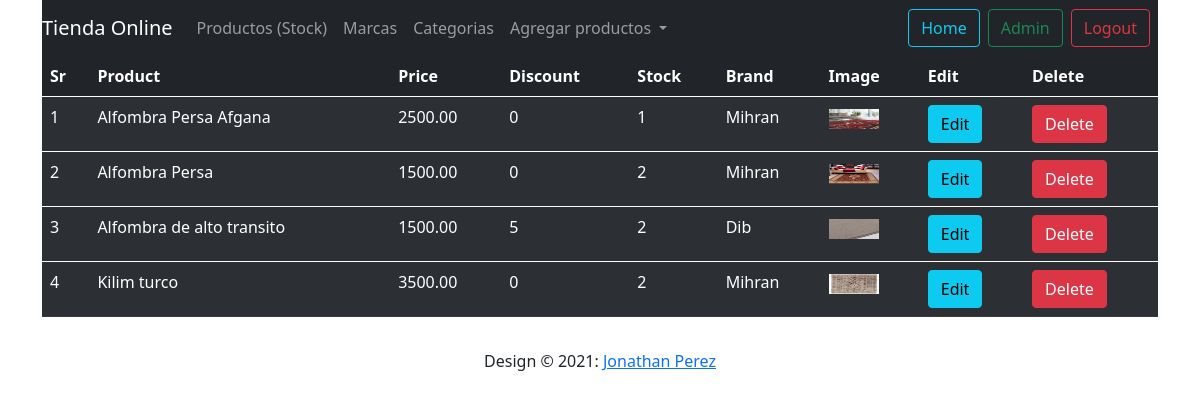
Page /admin (signed in) on the earlier database version.
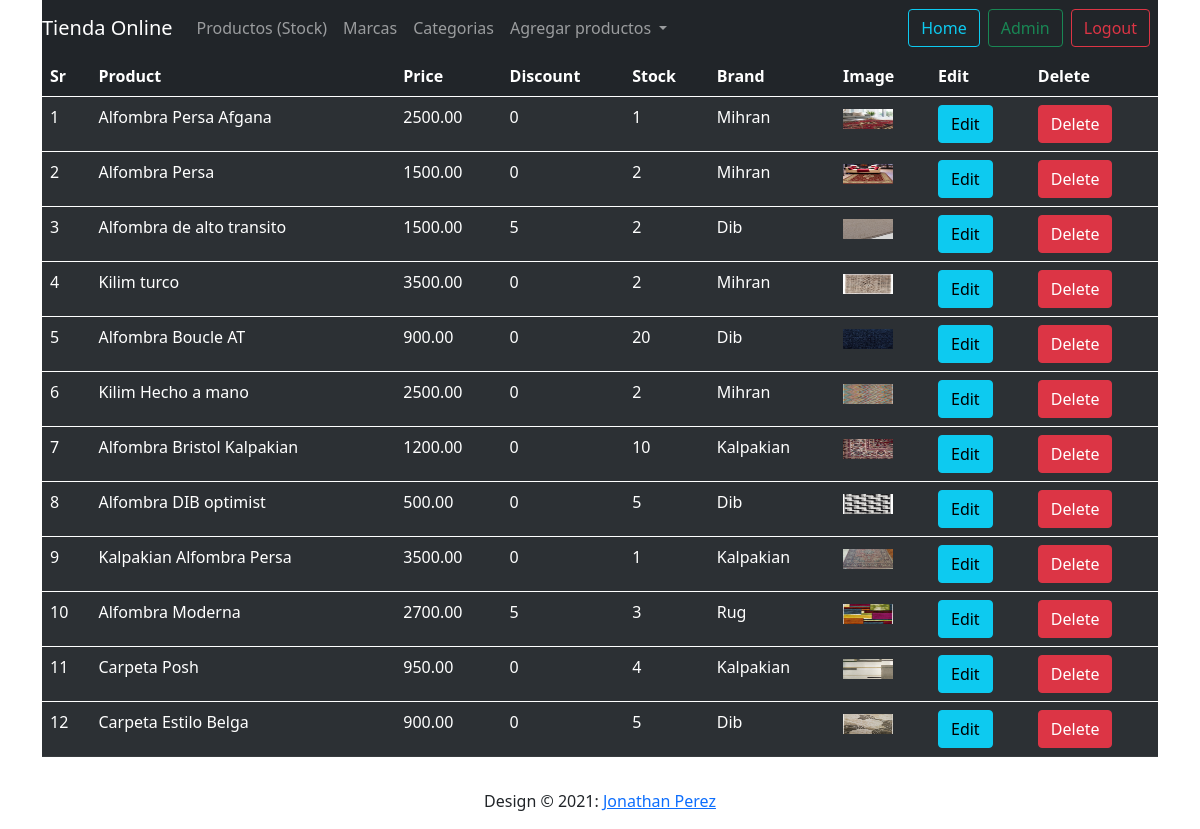
Same page on the later database version.
### shop/products/models.py (models this page shows, shortened)
class Addproduct(db.Model):
    id = db.Column(db.Integer, primary_key=True)
    name = db.Column(db.String(80), nullable=False)
    price = db.Column(db.Numeric(10, 2), nullable=False)
    discount = db.Column(db.Integer, default=0)
    stock = db.Column(db.Integer, nullable=False)
    colors = db.Column(db.Text, nullable=False)
    desc = db.Column(db.Text, nullable=False)
    pub_date = db.Column(db.DateTime, nullable=False, default=datetime.utcnow)
    category_id = db.Column(db.Integer, db.ForeignKey('category.id'), nullable=False)
    category = db.relationship('Category', backref=db.backref('categories', lazy=True))
    brand_id = db.Column(db.Integer, db.ForeignKey('brand.id'), nullable=False)
    brand = db.relationship('Brand', backref=db.backref('brands', lazy=True))
    image_1 = db.Column(db.String(150), nullable=False, default='image1.jpg')
    image_2 = db.Column(db.String(150), nullable=False, default='image2.jpg')
    image_3 = db.Column(db.String(150), nullable=False, default='image3.jpg')

class Brand(db.Model):
    id = db.Column(db.Integer, primary_key=True)
    name = db.Column(db.String(30), nullable=False, unique=True)

### shop/admin/routes.py (the view)
@app.route('/admin')
def admin():
    if 'email' not in session:
        flash('Please login first', 'danger')
        return redirect(url_for('login'))
    products = Addproduct.query.all()
    return render_template('admin/index.html', title='Admin Page', products=products)

### shop/templates/admin/index.html (shortened to what this page needs)
{% extends 'layout.html'%}
{% block content%}
    <div class="container">
        <nav class="navbar navbar-expand-lg navbar-dark bg-dark">
            <a class="navbar-brand" href="{{url_for('home')}}">Tienda Online</a>
            <div class="collapse navbar-collapse" id="navbarNavDropdown">
              <ul class="navbar-nav">
                <li class="nav-item active">
                  <a class="nav-link" href="{{url_for('admin')}}">Productos <span class="sr-only">(Stock)</span></a>
                </li>
                <li class="nav-item">
                  <a class="nav-link" href="{{url_for('brands')}}">Marcas</a>
                </li>
                <li class="nav-item">
                  <a class="nav-link" href="{{url_for('category')}}">Categorias</a>
                </li>
                <li class="nav-item dropdown">
                  <a class="nav-link dropdown-toggle" href="#" id="navbarDropdownMenuLink" role="button" data-toggle="dropdown" aria-haspopup="true" aria-expanded="false">
                    Agregar productos
                  </a>
                </li>
              </ul>
            </div>
            <a href=""<button class="btn btn-outline-info me-2" type="button">Home</button></a>
            <a href="{{url_for('admin')}}"><button class="btn btn-outline-success me-2" type="button">Admin</button></a>
            <a href="{{url_for('logout')}}"><button class="btn btn-outline-danger me-2" type="button">Logout</button></a>
          </nav>
    </div>
<div class="container">
    <table class="table table-dark table-striped table-hover">
        <thead>
            <th>Sr</th>
            <th>Product</th>
            <th>Price</th>
            <th>Discount</th>
            <th>Stock</th>
            <th>Brand</th>
            <th>Image</th>
            <th>Edit</th>
            <th>Delete</th>
        </thead>
            {% for product in products %}
        <tbody>
                <tr>
                    <td>{{ loop.index }}</td>
                    <td>{{ product.name }}</td>
                    <td>{{ product.price }}</td>
                    <td>{{ product.discount }}</td>
                    <td>{{ product.stock }}</td>
                    <td>{{ product.brand.name}}</td>
                    <td><img src="{{url_for('static',filename='images/' + product.image_1)}}" alt="{{product.name}}" width="50" height="20"></td>
                    <td><a href="{{url_for('updateproduct', id=product.id)}}" class="btn btn-info">Edit</a></td>
                    <td>
                        <button type="button" class="btn btn-danger" data-toggle="modal" data-target="#exampleModal-{{product.id}}">
                          Delete
                        </button>
                    </td>
                </tr>
            {% endfor %}
        </tbody>
    </table>
</div>
{% endblock %}

Differences in the rows shown:
added Addproduct: name "Alfombra Boucle AT", price "900.00", discount "0", stock "20", brand.name "Dib", image_1 (picture)
added Addproduct: name "Kilim Hecho a mano", price "2500.00", discount "0", stock "2", brand.name "Mihran", image_1 (picture)
added Addproduct: name "Alfombra Bristol Kalpakian", price "1200.00", discount "0", stock "10", brand.name "Kalpakian", image_1 (picture)
added Addproduct: name "Alfombra DIB optimist", price "500.00", discount "0", stock "5", brand.name "Dib", image_1 (picture)
added Addproduct: name "Kalpakian Alfombra Persa", price "3500.00", discount "0", stock "1", brand.name "Kalpakian", image_1 (picture)
added Addproduct: name "Alfombra Moderna", price "2700.00", discount "5", stock "3", brand.name "Rug", image_1 (picture)
added Addproduct: name "Carpeta Posh", price "950.00", discount "0", stock "4", brand.name "Kalpakian", image_1 (picture)
added Addproduct: name "Carpeta Estilo Belga", price "900.00", discount "0", stock "5", brand.name "Dib", image_1 (picture)
